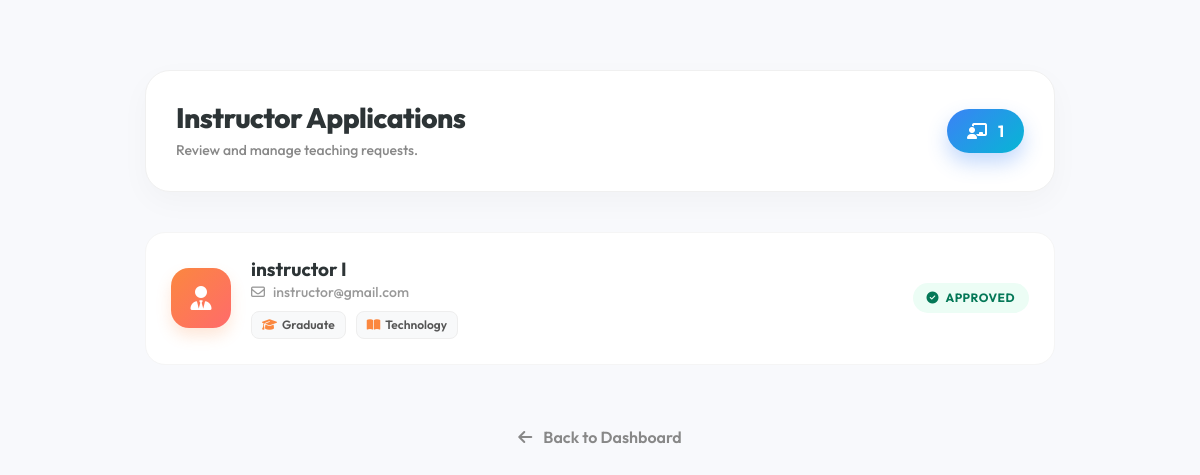
The page /admin_instructor_applications.php (signed in) on the database its author committed.
### tables this page shows
CREATE TABLE `instructor_applications` (
  `id` int(11) NOT NULL,
  `first_name` varchar(100) DEFAULT NULL,
  `last_name` varchar(100) DEFAULT NULL,
  `email` varchar(100) DEFAULT NULL,
  `phone` varchar(20) DEFAULT NULL,
  `highest_degree` varchar(150) DEFAULT NULL,
  `subject` varchar(150) DEFAULT NULL,
  `address` text DEFAULT NULL,
  `created_at` timestamp NOT NULL DEFAULT current_timestamp(),
  `status` varchar(20) DEFAULT 'Pending'
);

### admin_instructor_applications.php (the view, shortened to what this page needs)
<?php
include 'db.php';
?>
<!DOCTYPE html>
<html lang="en">
<head>
    <link href="https://cdnjs.cloudflare.com/ajax/libs/font-awesome/6.4.0/css/all.min.css" rel="stylesheet">
    <link href="https://cdn.jsdelivr.net/npm/bootstrap@5.3.2/dist/css/bootstrap.min.css" rel="stylesheet">
</head>
<body>
<div class="main-container">
    <div class="page-header">
        <div class="title-section">
            <h2>Instructor Applications</h2>
            <p>Review and manage teaching requests.</p>
        </div>
        <div class="count-badge">
            <i class="fa-solid fa-chalkboard-user me-2"></i>
            <?php
                $res = mysqli_query($conn, "SELECT * FROM instructor_applications ORDER BY id DESC");
                echo mysqli_num_rows($res);
            ?>
        </div>
    </div>
    <div class="app-list">
        <?php
        if(mysqli_num_rows($res) > 0) {
            while ($row = mysqli_fetch_assoc($res)) {
                $status = $row['status'] ?? 'Pending';
                $badge_class = 'st-pending';
                if ($status == 'Approved') $badge_class = 'st-approved';
        ?>
        <div class="app-card">
            <div class="card-content">
                <div class="user-left">
                    <div class="avatar-box">
                        <i class="fa-solid fa-user-tie"></i>
                    </div>
                    <div class="user-info">
                        <h5><?php echo htmlspecialchars($row['first_name'] . " " . $row['last_name']); ?></h5>
                        <span class="email"><i class="fa-regular fa-envelope me-2"></i><?php echo htmlspecialchars($row['email']); ?></span>
                        <div class="meta-tags">
                            <div class="meta-pill">
                                <i class="fa-solid fa-graduation-cap"></i> <?php echo htmlspecialchars($row['highest_degree']); ?>
                            </div>
                            <div class="meta-pill">
                                <i class="fa-solid fa-book-open"></i> <?php echo htmlspecialchars($row['subject']); ?>
                            </div>
                        </div>
                    </div>
                </div>
                <div class="action-group">
                    <?php if ($status == 'Pending') { ?>
                        <div class="status-badge st-pending me-3">Pending Review</div>
                        <a href="approve.php?id=<?php echo $row['id']; ?>" class="btn-icon btn-approve" title="Approve">
                            <i class="fa-solid fa-check"></i>
                        </a>
                        <a href="reject.php?id=<?php echo $row['id']; ?>" class="btn-icon btn-reject" title="Reject" onclick="return confirm('Reject this application?')">
                            <i class="fa-solid fa-xmark"></i>
                        </a>
                    <?php } else { ?>
                        <div class="status-badge <?php echo $badge_class; ?>">
                            <?php if($status == 'Approved') echo '<i class="fa-solid fa-circle-check me-1"></i>'; ?>
                            <?php echo $status; ?>
                        </div>
                    <?php } ?>
                </div>
            </div>
        </div>
        <?php
            }
        } else {
            echo "<div class='text-center py-5 text-muted'><i class='fa-solid fa-box-open fa-3x mb-3'></i><br>No applications received yet.</div>";
        }
        ?>
    </div>
    <div class="text-center">
        <a href="admin_home.php" class="back-btn">
            <i class="fa-solid fa-arrow-left me-2"></i> Back to Dashboard
        </a>
    </div>
</div>
</body>
</html>

### admin_instructor_applications.php (style rules this page uses)
:root { --primary: #fb873f; --primary-grad: linear-gradient(135deg, #fb873f 0%, #ff6b6b 100%); --blue-grad: linear-gradient(135deg, #3b82f6 0%, #06b6d4 100%); --bg-color: #f8f9fc; }
body { background-color: var(--bg-color); font-family: 'Outfit', sans-serif; color: #2d3436; min-height: 100vh; }
.main-container { max-width: 950px; margin: 50px auto; padding: 20px; }
.page-header { background: #fff; padding: 30px; border-radius: 25px; box-shadow: 0 10px 30px rgba(0,0,0,0.03); display: flex; justify-content: space-between; align-items: center; margin-bottom: 40px; border: 1px solid #f0f0f0; }
.title-section h2 { font-weight: 800; font-size: 28px; letter-spacing: -0.5px; margin: 0; }
.title-section p { color: #888; margin: 5px 0 0; font-size: 14px; font-weight: 500; }
.count-badge { background: var(--blue-grad); color: white; padding: 10px 20px; border-radius: 50px; font-weight: 700; box-shadow: 0 10px 20px rgba(59, 130, 246, 0.3); }
.app-card { background: #fff; border-radius: 20px; padding: 25px; margin-bottom: 20px; border: 1px solid #f5f5f5; transition: all 0.3s cubic-bezier(0.4, 0, 0.2, 1); position: relative; overflow: hidden; }
.card-content { display: flex; align-items: center; justify-content: space-between; }
.user-left { display: flex; align-items: center; gap: 20px; }
.avatar-box { width: 60px; height: 60px; background: var(--primary-grad); color: white; border-radius: 18px; display: flex; align-items: center; justify-content: center; font-size: 24px; box-shadow: 0 8px 15px rgba(251, 135, 63, 0.2); flex-shrink: 0; }
.user-info h5 { margin: 0; font-weight: 700; font-size: 19px; }
.user-info .email { margin: 2px 0 8px; color: #999; font-size: 14px; font-weight: 500; display: block; }
.meta-tags { display: flex; gap: 10px; }
.meta-pill { background: #f8f9fa; border: 1px solid #eee; color: #555; font-size: 12px; font-weight: 600; padding: 4px 10px; border-radius: 8px; display: flex; align-items: center; gap: 5px; }
.meta-pill i { color: var(--primary); }
.status-badge { padding: 6px 14px; border-radius: 50px; font-size: 12px; font-weight: 700; text-transform: uppercase; letter-spacing: 0.5px; }
.st-approved { background: #ecfdf5; color: #047857; }
.action-group { display: flex; gap: 10px; align-items: center; }
.back-btn { display: inline-block; margin-top: 40px; color: #888; text-decoration: none; font-weight: 600; transition: 0.3s; }

### rows shown on the page
instructor_applications: first_name+last_name "instructor I", email "instructor@gmail.com", highest_degree "Graduate", subject "Technology", status "APPROVED"

### other values the page prints
mysqli_num_rows($res) "1"
